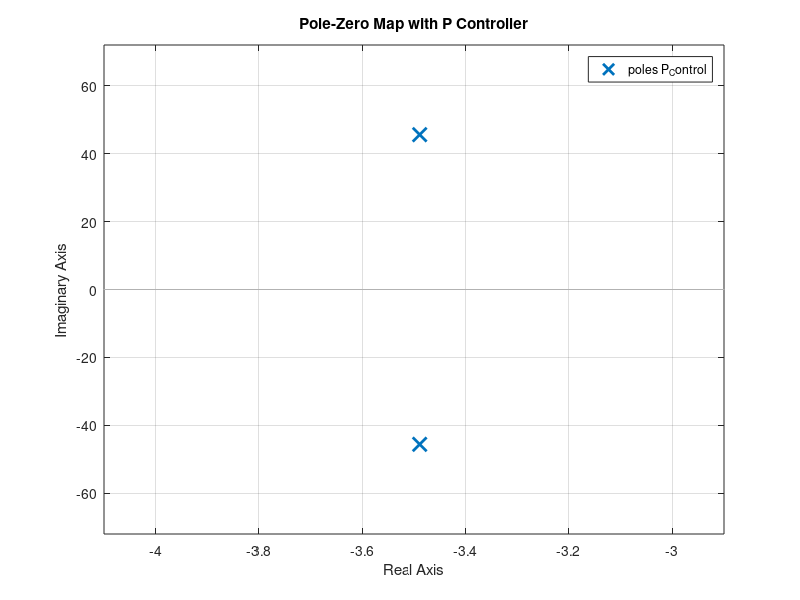
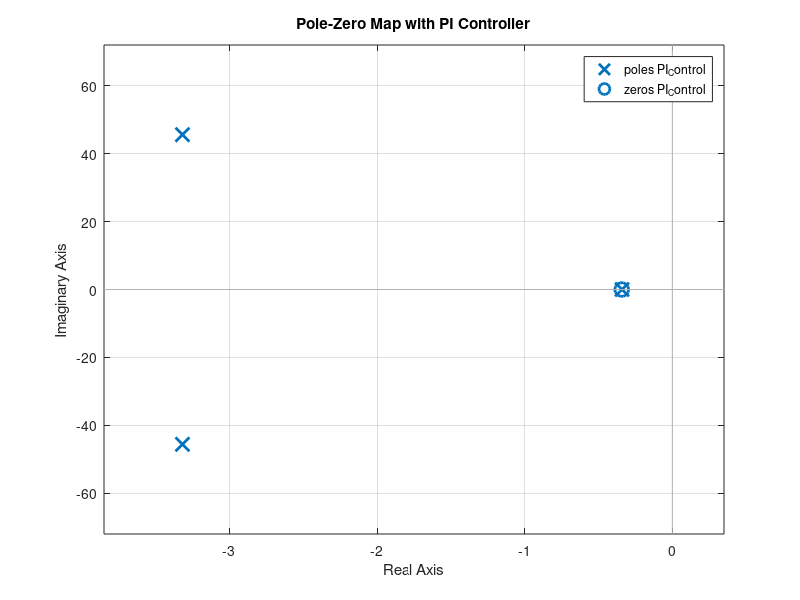
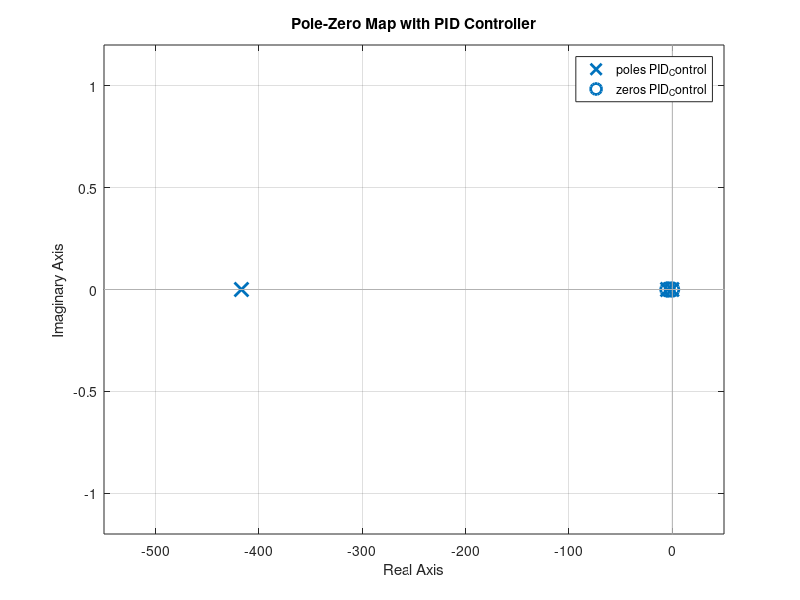
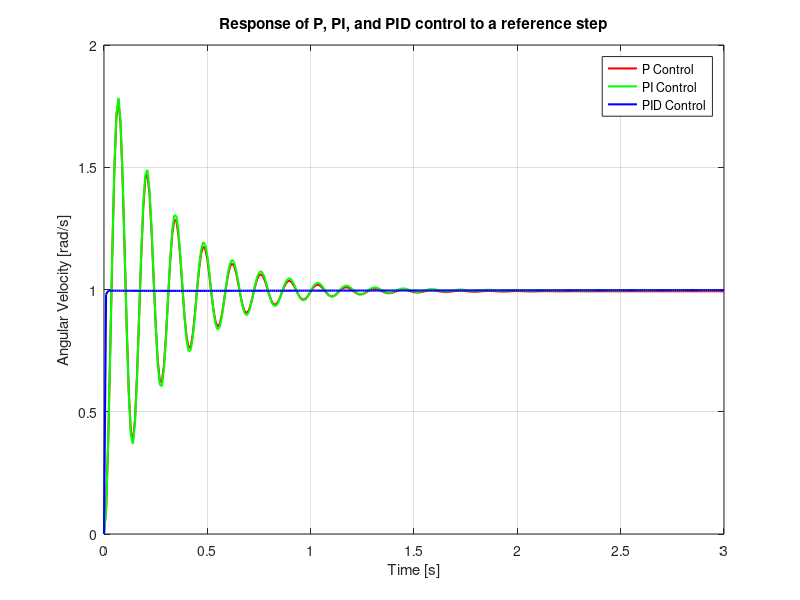

These charts were generated, in order, by the following MATLAB code:
clc;
clear all;
close all;

% Parameter
Jm = 1.13e-2;
b = 0.028;
La = 0.1;
Ra = 0.45;
Kt = 0.067;
Ke = 0.067;

% Gain
Kp = 35;
Ki = 12;
Kd = 7; %0.38

% P, PI, PID
P = Kp;
PI = Kp + Ki/tf('s');
PID = Kp + Ki/tf('s') + Kd*tf('s');

% Model
D = tf(Kt, [Jm*La, Jm*Ra + b*La, b*Ra + Kt*Ke]);

% Transfer function
P_Series = D * P;
PI_Series = D * PI;
PID_Series = D * PID;

% Closed-loop transfer functions
P_Control = feedback(P_Series, 1);
PI_Control = feedback(PI_Series, 1);
PID_Control = feedback(PID_Series, 1);

t = 0:0.01:3;

[yP, tP] = step(P_Control, t);
[yPI, tPI] = step(PI_Control, t);
[yPID, tPID] = step(PID_Control, t);

% Response Map
figure;
pzmap(P_Control)
title('Pole-Zero Map with P Controller')
grid on
figure;
pzmap(PI_Control)
title('Pole-Zero Map with PI Controller')
grid on
figure;
pzmap(PID_Control)
title('Pole-Zero Map with PID Controller')
grid on

% Response Map
figure;
plot(tP, yP, 'r', 'LineWidth', 1.5); 
hold on;
plot(tPI, yPI, 'g', 'LineWidth', 1.5);
plot(tPID, yPID, 'b', 'LineWidth', 1.5);
hold off;
title('Response of P, PI, and PID control to a reference step')
ylabel('Angular Velocity [rad/s]')
xlabel('Time [s]')
legend('P Control', 'PI Control', 'PID Control')
grid on
